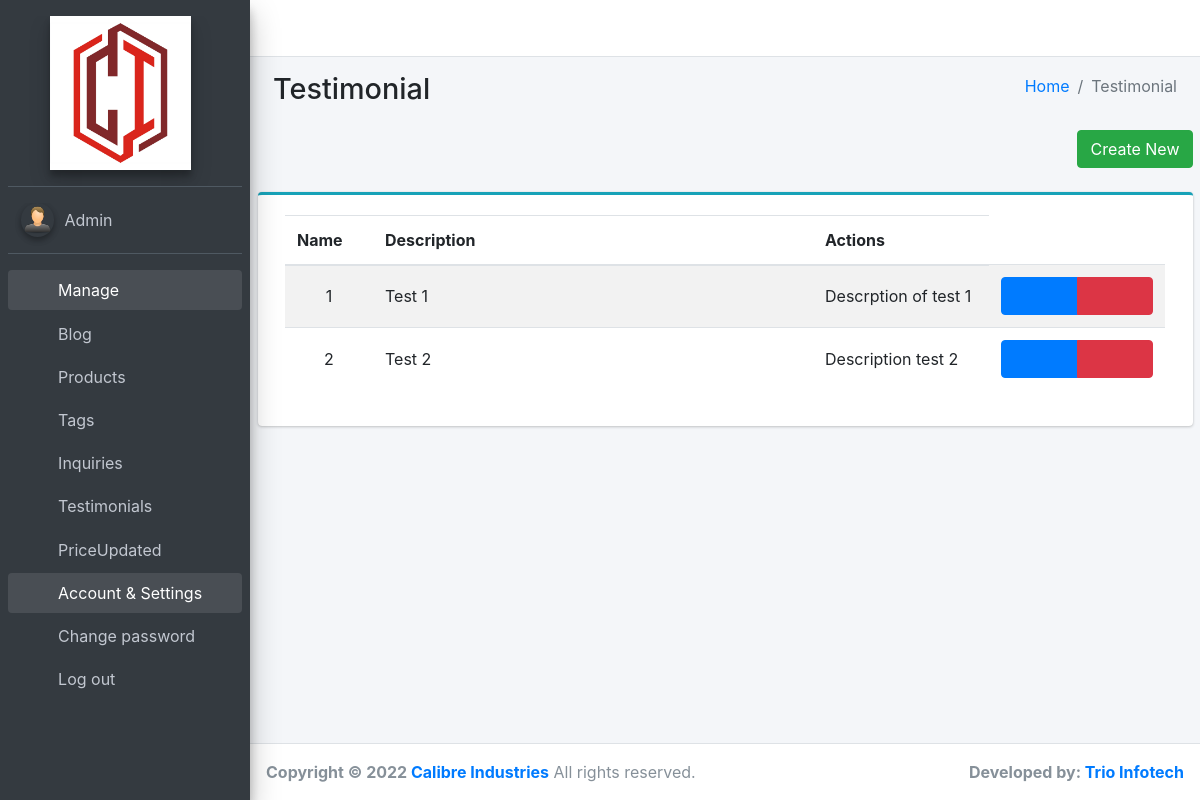
Page /admin/testimonial/index.php (signed in) on the committed database.
### tables this page shows
CREATE TABLE `testimonial` (
  `Id` int(11) NOT NULL,
  `Name` varchar(250) NOT NULL,
  `Description` varchar(250) NOT NULL,
  `ImageName` varchar(250) NOT NULL
);

### includes/init.php (called while the page is built, shortened)
<?php
$connection = new PDO("mysql:host=localhost;port=3306;dbname=Calibre", "root", "");
function urlOf($path)
{
    return BASE_URL . '/' . $path;
}
function select($query, $params = null)
{
    global $connection;
    $statement = $connection->prepare($query);
    $statement->execute($params);
    $rows = $statement->fetchAll(PDO::FETCH_ASSOC);
    return $rows;
}

### admin/testimonial/index.php (the view, shortened to what this page needs)
<?php
require("../../includes/init.php");
$rows = select("SELECT `Id`, `Name`, `Description`, `ImageName` FROM `Testimonial`");
require(pathOf('admin/includes/header.php'));
require(pathOf('admin/includes/nav.php'));
require(pathOf('admin/includes/sidebar.php'));
?>
<div class="content-wrapper">
    <div class="container">
        <section class="content-header">
            <div class="container-fluid">
                <div class="row mb-2">
                    <div class="col-sm-6">
                        <h1>Testimonial</h1>
                    </div>
                    <div class="col-sm-6">
                        <ol class="breadcrumb float-sm-right">
                            <li class="breadcrumb-item"><a href="<?= urlOf('admin/') ?>">Home</a></li>
                            <li class="breadcrumb-item active">Testimonial</li>
                        </ol>
                    </div>
                </div>
            </div>
        </section>
        <section class="content">
            <div class="row">
                <div class="col" style="text-align: end">
                    <a role="button" class="btn btn-success" href="<?= urlOf('admin/testimonial/create.php') ?>">Create New</a>
                </div>
            </div>
            <div class="row">&nbsp;</div>
            <div class="card card-outline card-info">
                <div class="card-body">
                    <div class="col col-md-12">
                        <table class="table table-striped product-list">
                            <thead>
                                <tr>
                                    <th class="name">Name</th>
                                    <th class="description hide-on-small">Description</th>
                                    <th class="actions">Actions</th>
                                </tr>
                            </thead>
                            <tbody>
                                <?php for ($i = 0; $i < count($rows); $i++) {
                                    $id = $rows[$i]['Id']; ?>
                                    <tr>
                                        <td class="number"><?= $i + 1 ?></td>
                                        <td class="name"><?= $rows[$i]['Name'] ?></td>
                                        <td class="description hide-on-small"><?= $rows[$i]['Description'] ?></td>
                                        <td class="actions">
                                            <div class="btn-group d-none d-lg-flex" role="group" aria-label="Actions">
                                                <a role="button" class="btn btn-primary" href="<?= urlOf("admin/testimonial/edit.php?id=$id") ?>" data-toggle="tooltip" data-placement="bottom" title="Edit">
                                                    <i class="far fa-edit"></i>
                                                </a>
                                                <a role="button" class="btn btn-danger" onclick="showDeleteTestimonialConfirmation(<?= $rows[$i]['Id'] ?>)" data-toggle="tooltip" data-placement="bottom" title="Delete">
                                                    <i class="far fa-trash-alt"></i>
                                                </a>
                                            </div>
                                        </td>
                                    </tr>
                                <?php } ?>
                            </tbody>
                        </table>
                    </div>
                </div>
            </div>
            <br>
        </section>
    </div>
</div>
<?php
require(pathOf('admin/includes/footer-part1.php'));
?>
<?php
require(pathOf('admin/includes/footer-part2.php'));
?>

### admin/css/app.css (style rules this page uses)
.blog-list .number, .product-list .number { text-align: center; width: 10%; }
.blog-list .actions, .product-list .actions { width: 20%; }
.blog-list td, .product-list td, .blog-list th, .product-list th { vertical-align: middle !important; }

### rows in the picture
testimonial: Name "Test 1", Description "Descrption of test 1"
testimonial: Name "Test 2", Description "Description test 2"
